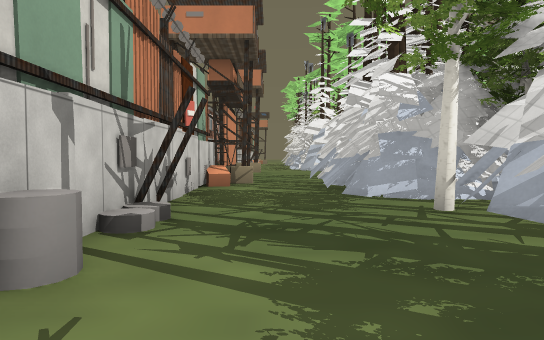
[1] (above)

24 first-person views from a walk through a 3-D level made in the Godot game engine. The camera is 1.2 m above the floor, tilts 2° down and sees 75° across. The floor is counted in squares, 2 m on a side. Each view is taken from the middle of a square. On the plan, view 1 faces up. The plan holds only what a view shows up to about 10 squares ahead; the rest is blank. The place goes on beyond the plan. Door leaves are left out where a doorway can be walked through. Some surface patterns are stand-ins.

[2]
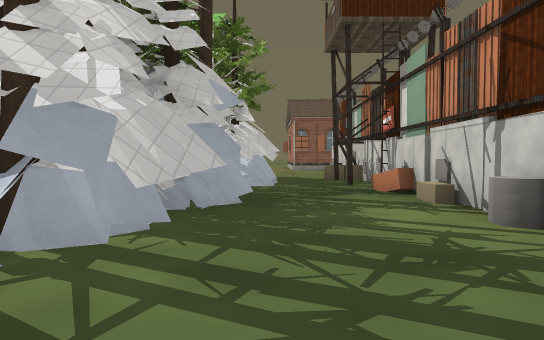

[3]
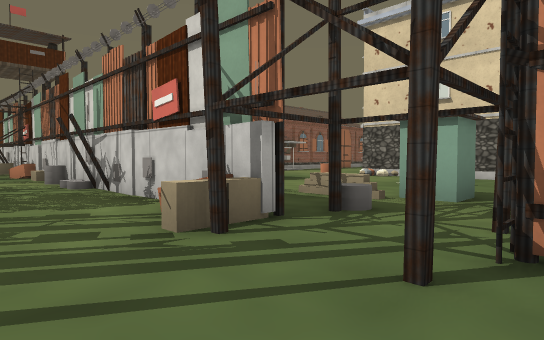

[4]
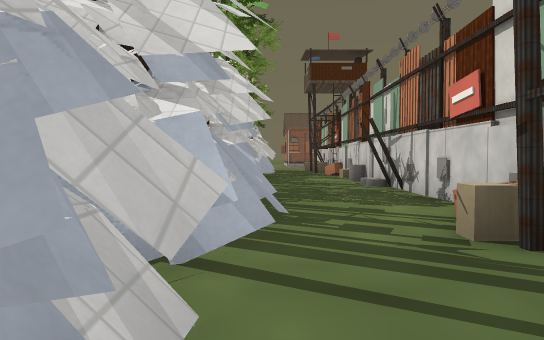

[5]
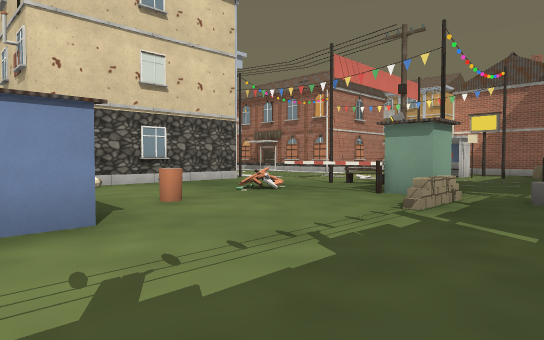

[6]
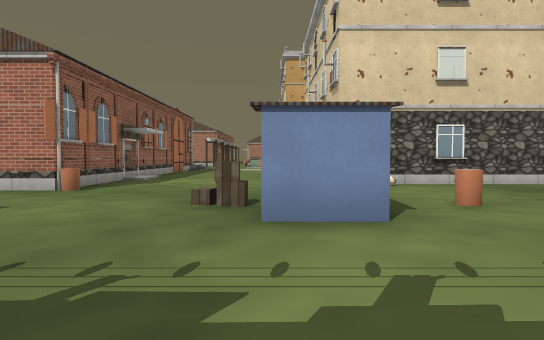

[7]
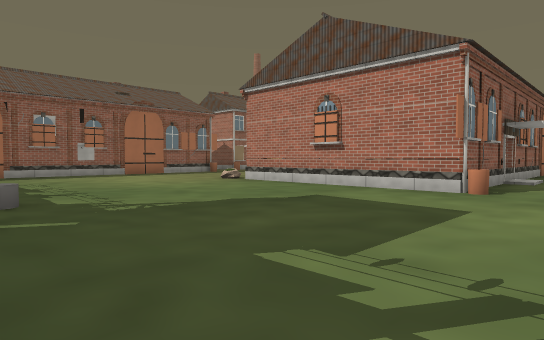

[8]
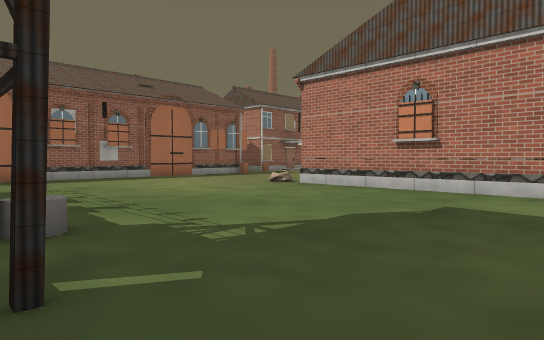

[9]
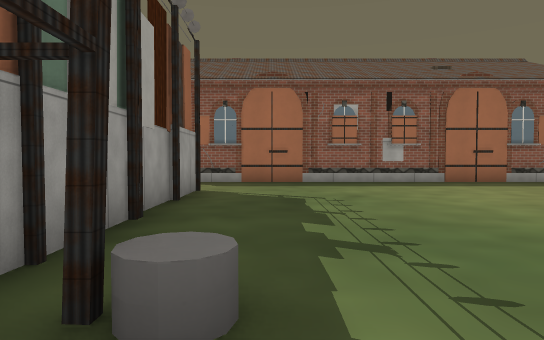

[10]
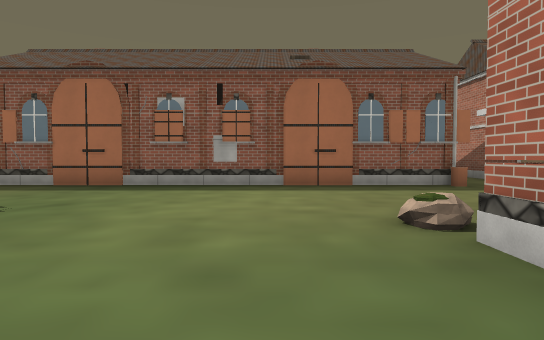

[11]
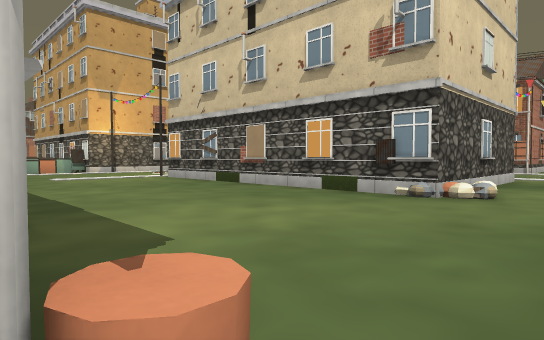

[12]
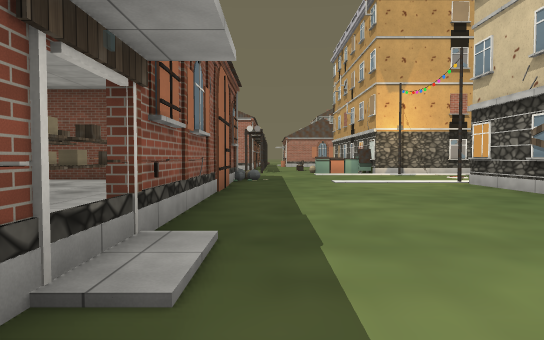

[13]
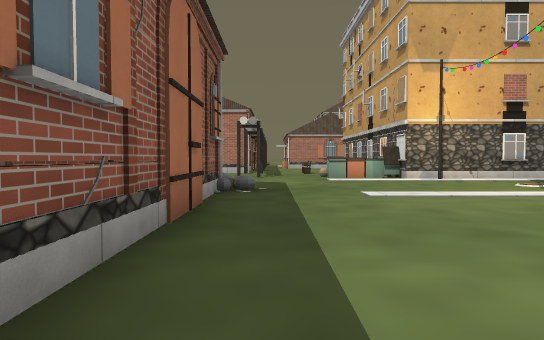

[14]
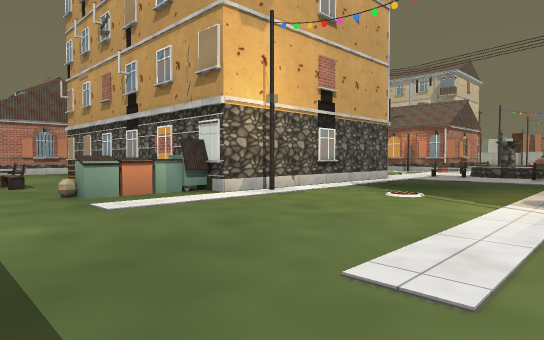

[15]
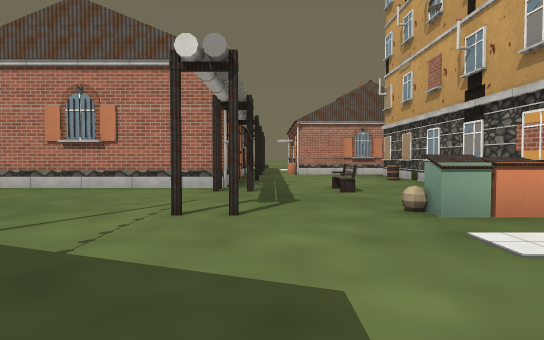

[16]
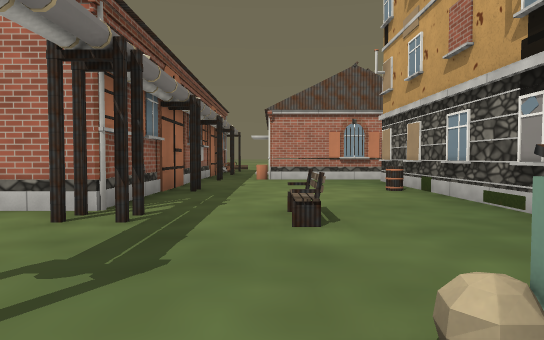

[17]
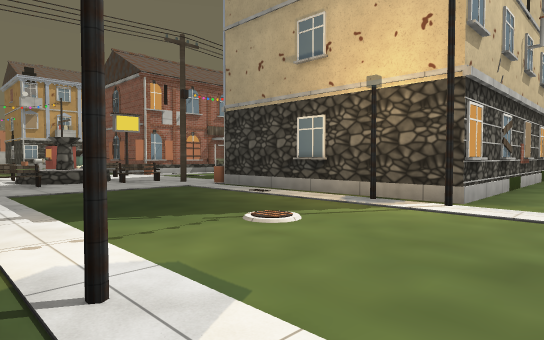

[18]
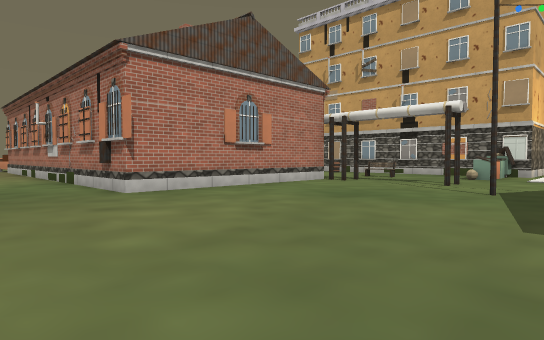

[19]
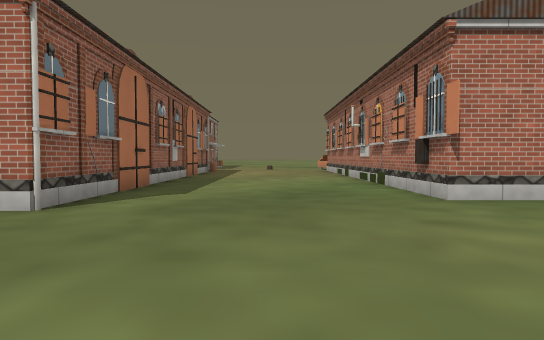

[20]
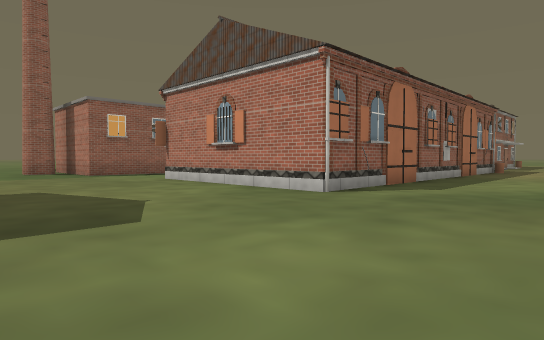

[21]
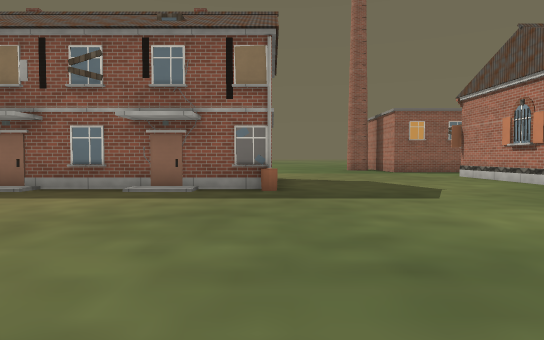

[22]
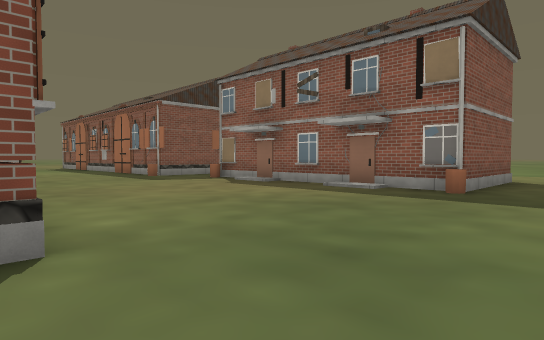

[23]
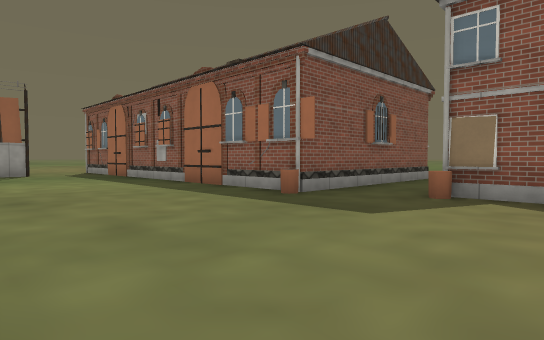

[24]
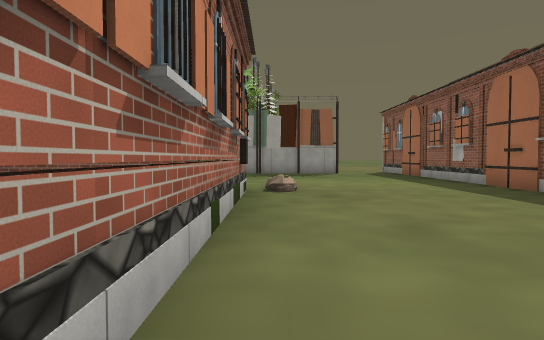

### Floor plan
Key: @ floor where view 1 was taken; # wall or solid block; x gap in a wall; . floor; D open door; = window, fence, low wall or low ledge; ^ raised ledge; T tire; B barrel; P pole; E bench; H house; F fountain; U dumpster; O other object.
Columns run from 33 left of view 1 to 4 right of it. Each row starts with its distance up from view 1.
 13            .FF.             ..
 12            .FF..            ..
 11            EEEE.         ..PP.#.#..
 10            ...P#       ...EE....#..#O
  9           H....#       #....##T.x..#
  8           H....#       #..##.O..O..#
  7           H....#       #........#..#
  6           H....#       #........#.####
  5           H....#########...B....#..##
  4 #HHHHHHHHUU..............  O....#..##
  3 #...B....U.................O....#...#
  2 #........^..................... T..##
  1 #......E........................#..#
  0 ##.##.##........................#@.#
 -1 ########.#...=######DDD##.......#..OO
 -2       #.....  #   ..    #.......#..#
 -3       #....#  ######    #.......#.##
 -4       #.....  ###       #.....T.#..
 -5       #...... #         #.......O..
 -6 #######.......#    #######......#
 -7 .........................=......
 -8  ...............................#
 -9  ...............................#
-10  ...............................
-11  ................................
-12  #######..............###########
-13        #.....########.#
-14        #.....#      #.#
-15        #.....#       .#
-16        #.....#        #
-17        #....          #
-18         ....

Positions as (right, up) in squares from view 1, and headings:
1: (0, 0), facing up
2: (1, 5), facing down
3: (1, 11), facing down-left
4: (1, 11), facing down
5: (-2, 3), facing up-left
6: (-2, 3), facing left
7: (-2, 1), facing down-left
8: (-2, -1), facing down-left
9: (-3, -3), facing down
10: (-7, -4), facing down
11: (-8, -1), facing up-left
12: (-10, 0), facing left
13: (-13, 0), facing left
14: (-18, 0), facing up-left
15: (-20, 0), facing left
16: (-23, 1), facing left
17: (-23, 3), facing up-right
18: (-21, -9), facing up-left
19: (-22, -9), facing left
20: (-21, -8), facing down-left
21: (-20, -6), facing down
22: (-22, -6), facing down-right
23: (-15, -7), facing down-right
24: (-15, -7), facing right
